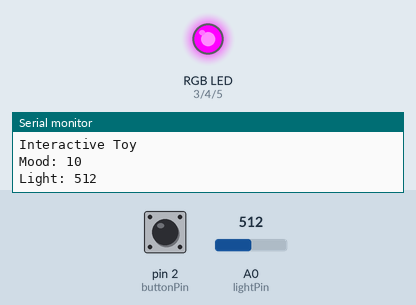
This sketch was run on a simulated Arduino Uno, built with avr-gcc and run on an emulated ATmega328P. Shown: an RGB LED mixed from three pins (HIGH = lit), the last lines printed to the serial monitor. The inputs (shaded band) are chosen by the test bench; at power-on: pin 2 (buttonPin) HIGH, A0 (lightPin) = 512.

Above: at 1.2 s.
1.3 s: pin 2 (buttonPin) pulled LOW for 0.15 s
At 1.7 s:
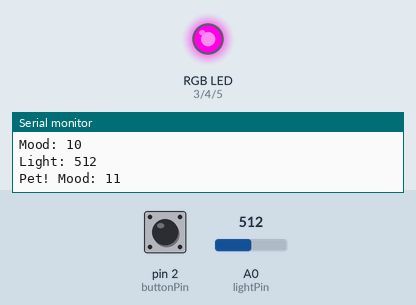
4.3 s: A0 (lightPin) set to 710
At 5.31 s:
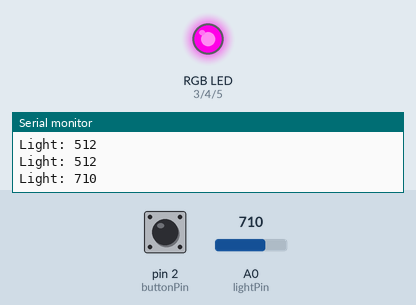
7.3 s: A0 (lightPin) set to 900
At 7.89 s:
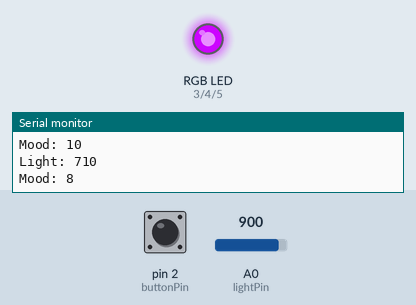
10.3 s: pin 2 (buttonPin) pulled LOW for 1 s
Timing chart, 0 to 14.8 s (numbered marks = the images above; inputs shaded):
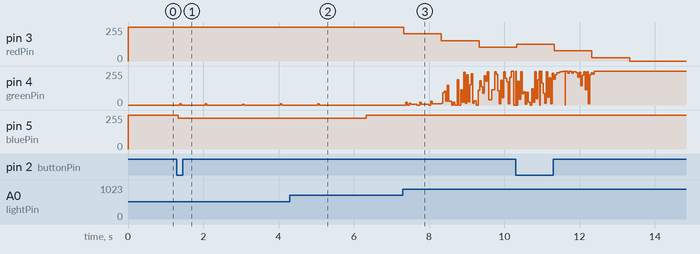

Measured:
- after the input at 1.3 s, pin 5 (bluePin): 255/255 → 230/255 at once
- after the input at 4.3 s, pin 4 (greenPin): goes on until 5.1 s, then stays 0/255

The sketch:

interactiveToy.ino
```cpp
// ===== 接腳設定 =====
const int buttonPin = 2;
const int redPin = 3;
const int greenPin = 4;
const int bluePin = 5;
const int lightPin = A0;

// ===== 心情分數 =====
int mood = 10;

// ===== 按鈕防彈跳 =====
int lastReading = HIGH;
int buttonState = HIGH;

unsigned long lastDebounceTime = 0;
const unsigned long debounceDelay = 30;

// ===== 時間紀錄 =====
unsigned long lastTouchTime = 0;
unsigned long lastDecreaseTime = 0;
unsigned long darkStartTime = 0;
unsigned long lastPrintTime = 0;

// ===== 光線門檻 =====
const int darkThreshold = 700;
const int veryDarkThreshold = 900;

bool isDark = false;

void setup() {
  Serial.begin(9600);

  pinMode(buttonPin, INPUT_PULLUP);

  pinMode(redPin, OUTPUT);
  pinMode(greenPin, OUTPUT);
  pinMode(bluePin, OUTPUT);

  unsigned long now = millis();

  lastTouchTime = now;
  lastDecreaseTime = now;

  Serial.println("Interactive Toy");
  Serial.println("Mood: 10");
}

void loop() {
  unsigned long now = millis();

  // ===== 讀取光線 =====
  int lightValue = analogRead(lightPin);

  bool currentlyDark = lightValue >= darkThreshold;

  if (currentlyDark && !isDark) {
    darkStartTime = now;
  }

  isDark = currentlyDark;

  // ===== 偵測按鈕 =====
  int reading = digitalRead(buttonPin);

  if (reading != lastReading) {
    lastDebounceTime = now;
  }

  if (now - lastDebounceTime >= debounceDelay) {
    if (reading != buttonState) {
      buttonState = reading;

      if (buttonState == LOW) {
        if (mood < 20) {
          mood++;
        }

        lastTouchTime = now;
        lastDecreaseTime = now;

        Serial.print("Pet! Mood: ");
        Serial.println(mood);
      }
    }
  }

  lastReading = reading;

  // ===== 判斷黑暗是否超過 3 秒 =====
  bool darkTooLong =
    isDark && (now - darkStartTime >= 3000);

  // ===== 每秒檢查是否扣分 =====
  if (now - lastDecreaseTime >= 1000) {
    lastDecreaseTime = now;

    int decrease = 0;

    if (darkTooLong) {
      if (lightValue >= veryDarkThreshold) {
        decrease = 2;
      }
      else {
        decrease = 1;
      }
    }
    else if (now - lastTouchTime >= 5000) {
      decrease = 1;
    }

    if (decrease > 0) {
      mood -= decrease;

      if (mood < 0) {
        mood = 0;
      }

      Serial.print("Mood: ");
      Serial.println(mood);
    }
  }

  // ===== 每秒顯示光線數值 =====
  if (now - lastPrintTime >= 1000) {
    lastPrintTime = now;

    Serial.print("Light: ");
    Serial.println(lightValue);
  }

  // ===== 顯示娃娃心情 =====
  showMood(mood);
}

// ===== RGB LED 心情顏色 =====
void showMood(int value) {
  int r = 0;
  int g = 0;
  int b = 0;

  if (value <= 10) {
    // 紅色 → 綠色
    r = map(value, 0, 10, 255, 0);
    g = map(value, 0, 10, 0, 255);
    b = 0;
  }
  else {
    // 綠色 → 藍色
    r = 0;
    g = map(value, 10, 20, 255, 0);
    b = map(value, 10, 20, 0, 255);
  }

  // 共陽極 RGB LED
  analogWrite(redPin, 255 - r);
  analogWrite(bluePin, 255 - b);

  // D4 軟體 PWM
  unsigned int phase = micros() % 2048;
  int greenOffLevel = 255 - g;

  if (phase < greenOffLevel * 8UL) {
    digitalWrite(greenPin, HIGH);
  }
  else {
    digitalWrite(greenPin, LOW);
  }
}
```
